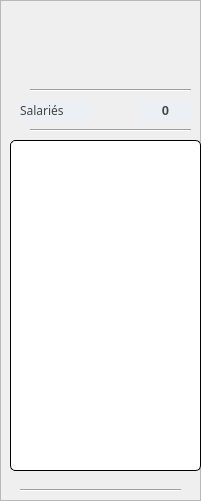
  <widget class="QFrame" name="frame_5">
   <property name="geometry">
    <rect>
     <x>1060</x>
     <y>28</y>
     <width>201</width>
     <height>501</height>
    </rect>
   </property>
   <property name="frameShape">
    <enum>QFrame::StyledPanel</enum>
   </property>
   <property name="frameShadow">
    <enum>QFrame::Raised</enum>
   </property>
   <widget class="QLabel" name="viewRefWorker">
    <property name="geometry">
     <rect>
      <x>140</x>
      <y>100</y>
      <width>51</width>
      <height>21</height>
     </rect>
    </property>
    <property name="sizePolicy">
     <sizepolicy hsizetype="Minimum" vsizetype="Preferred">
      <horstretch>0</horstretch>
      <verstretch>0</verstretch>
     </sizepolicy>
    </property>
    <property name="font">
     <font>
      <family>MS Shell Dlg 2</family>
      <pointsize>10</pointsize>
      <weight>75</weight>
      <bold>true</bold>
     </font>
    </property>
    <property name="toolTip">
     <string/>
    </property>
    <property name="statusTip">
     <string/>
    </property>
    <property name="layoutDirection">
     <enum>Qt::LeftToRight</enum>
    </property>
    <property name="styleSheet">
     <string notr="true">QLabel{background-color :#ecf0f5;color:#444444;}</string>
    </property>
    <property name="text">
     <string>0</string>
    </property>
    <property name="alignment">
     <set>Qt::AlignCenter</set>
    </property>
   </widget>
   <widget class="QPushButton" name="pushButton_2">
    <property name="geometry">
     <rect>
      <x>20</x>
      <y>100</y>
      <width>71</width>
      <height>21</height>
     </rect>
    </property>
    <property name="font">
     <font>
      <family>Calibri Light</family>
      <pointsize>9</pointsize>
     </font>
    </property>
    <property name="toolTip">
     <string>Nombre de salariés de l'entreprise.</string>
    </property>
    <property name="styleSheet">
     <string notr="true">QPushButton{background-color :#ecf0f5;color:#444444;border:0px;text-align:left;}</string>
    </property>
    <property name="text">
     <string>Salariés</string>
    </property>
    <property name="icon">
     <iconset>
      <normaloff>../../IMAGES/WORKERS/else.png</normaloff>../../IMAGES/WORKERS/else.png</iconset>
    </property>
   </widget>
   <widget class="QPushButton" name="pushButton_6">
    <property name="geometry">
     <rect>
      <x>20</x>
      <y>10</y>
      <width>181</width>
      <height>71</height>
     </rect>
    </property>
    <property name="toolTip">
     <string>Restaurent Manager Solution</string>
    </property>
    <property name="styleSheet">
     <string notr="true">text-align:center; color : black; border: 0px solid #f96332; opacity:0.4;</string>
    </property>
    <property name="text">
     <string/>
    </property>
    <property name="icon">
     <iconset>
      <normaloff>../../IMAGES/Icons/hotel.png</normaloff>../../IMAGES/Icons/hotel.png</iconset>
    </property>
    <property name="iconSize">
     <size>
      <width>100</width>
      <height>100</height>
     </size>
    </property>
   </widget>
   <widget class="Line" name="line_6">
    <property name="geometry">
     <rect>
      <x>30</x>
      <y>80</y>
      <width>161</width>
      <height>20</height>
     </rect>
    </property>
    <property name="orientation">
     <enum>Qt::Horizontal</enum>
    </property>
   </widget>
   <widget class="Line" name="line_3">
    <property name="geometry">
     <rect>
      <x>30</x>
      <y>120</y>
      <width>161</width>
      <height>20</height>
     </rect>
    </property>
    <property name="orientation">
     <enum>Qt::Horizontal</enum>
    </property>
   </widget>
   <widget class="QListWidget" name="workerList">
    <property name="geometry">
     <rect>
      <x>10</x>
      <y>140</y>
      <width>191</width>
      <height>331</height>
     </rect>
    </property>
    <property name="font">
     <font>
      <family>Arial</family>
      <pointsize>10</pointsize>
      <weight>75</weight>
      <italic>true</italic>
      <bold>true</bold>
      <underline>true</underline>
     </font>
    </property>
    <property name="cursor" stdset="0">
     <cursorShape>PointingHandCursor</cursorShape>
    </property>
    <property name="toolTip">
     <string>Liste d'employé(e)s</string>
    </property>
    <property name="statusTip">
     <string>Liste d'employé(e)s</string>
    </property>
    <property name="styleSheet">
     <string notr="true">QListWidget{background-color: white;text-align:left; color : #000028 ;border:1px solid black;border-radius:5px }
</string>
    </property>
    <property name="dragEnabled">
     <bool>true</bool>
    </property>
    <property name="dragDropMode">
     <enum>QAbstractItemView::DragOnly</enum>
    </property>
   </widget>
   <widget class="Line" name="line_4">
    <property name="geometry">
     <rect>
      <x>20</x>
      <y>480</y>
      <width>161</width>
      <height>20</height>
     </rect>
    </property>
    <property name="orientation">
     <enum>Qt::Horizontal</enum>
    </property>
   </widget>
  </widget>
